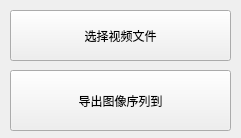
<?xml version="1.0" encoding="UTF-8"?>
<ui version="4.0">
 <class>Widget</class>
 <widget class="QWidget" name="Widget">
  <property name="geometry">
   <rect>
    <x>0</x>
    <y>0</y>
    <width>241</width>
    <height>138</height>
   </rect>
  </property>
  <property name="windowTitle">
   <string>Widget</string>
  </property>
  <widget class="QPushButton" name="pushButton">
   <property name="geometry">
    <rect>
     <x>10</x>
     <y>10</y>
     <width>221</width>
     <height>51</height>
    </rect>
   </property>
   <property name="text">
    <string>选择视频文件</string>
   </property>
  </widget>
  <widget class="QPushButton" name="pushButton_2">
   <property name="geometry">
    <rect>
     <x>10</x>
     <y>70</y>
     <width>221</width>
     <height>61</height>
    </rect>
   </property>
   <property name="text">
    <string>导出图像序列到</string>
   </property>
  </widget>
 </widget>
 <resources/>
 <connections/>
</ui>
